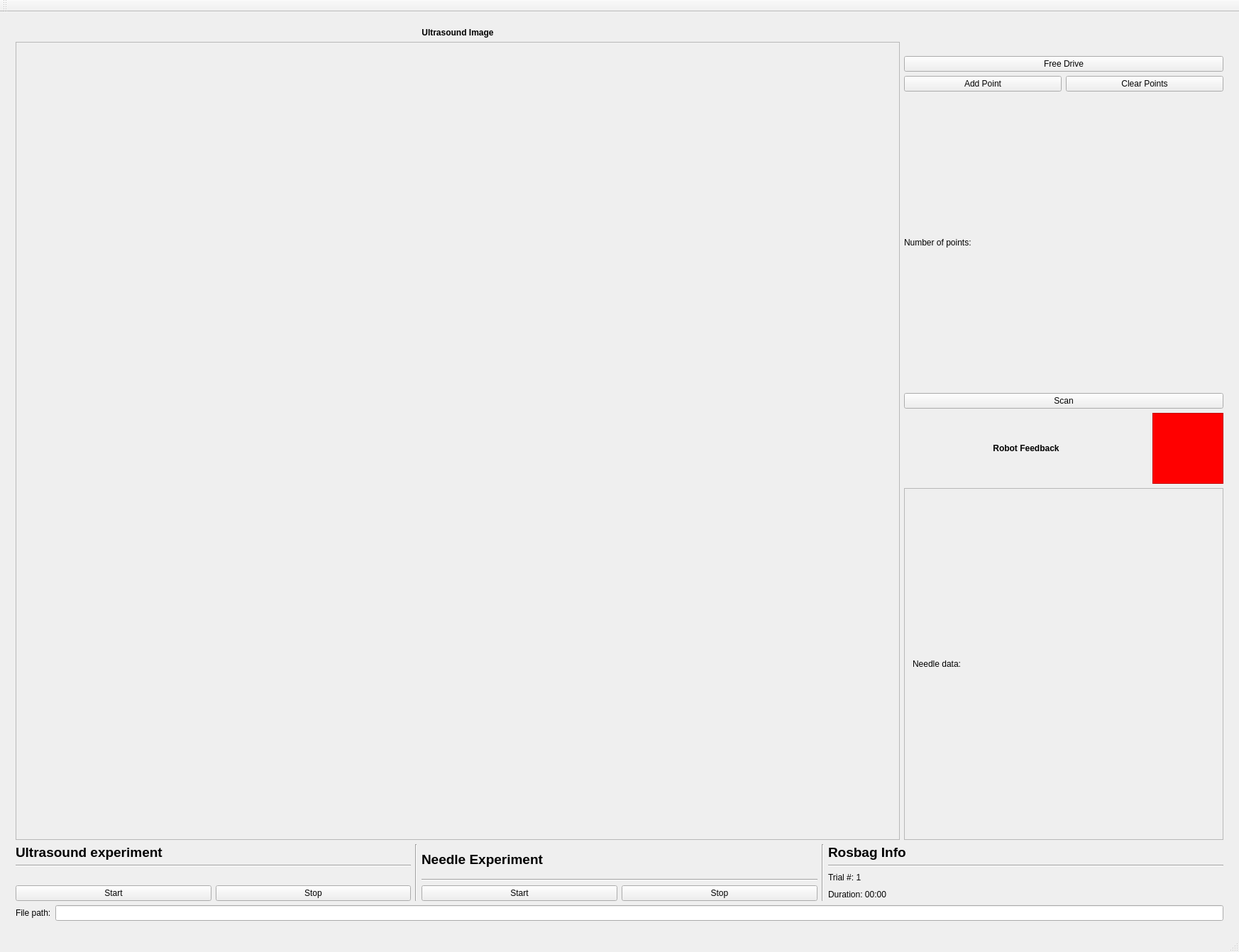
<?xml version="1.0" encoding="UTF-8"?>
<ui version="4.0">
 <class>PigLabGui</class>
 <widget class="QMainWindow" name="PigLabGui">
  <property name="geometry">
   <rect>
    <x>0</x>
    <y>0</y>
    <width>1746</width>
    <height>1342</height>
   </rect>
  </property>
  <property name="windowTitle">
   <string>PigLabGui</string>
  </property>
  <widget class="QWidget" name="centralWidget">
   <property name="sizePolicy">
    <sizepolicy hsizetype="Expanding" vsizetype="Expanding">
     <horstretch>0</horstretch>
     <verstretch>0</verstretch>
    </sizepolicy>
   </property>
   <layout class="QGridLayout" name="gridLayout">
    <item row="0" column="0">
     <widget class="QWidget" name="verticalWidget_7" native="true">
      <property name="sizePolicy">
       <sizepolicy hsizetype="Expanding" vsizetype="Expanding">
        <horstretch>0</horstretch>
        <verstretch>0</verstretch>
       </sizepolicy>
      </property>
      <layout class="QVBoxLayout" name="verticalLayout_11">
       <item>
        <layout class="QHBoxLayout" name="horizontalLayout_7">
         <item>
          <layout class="QVBoxLayout" name="verticalLayout_10">
           <item>
            <widget class="QLabel" name="label_10">
             <property name="sizePolicy">
              <sizepolicy hsizetype="Preferred" vsizetype="Minimum">
               <horstretch>0</horstretch>
               <verstretch>0</verstretch>
              </sizepolicy>
             </property>
             <property name="font">
              <font>
               <weight>75</weight>
               <bold>true</bold>
              </font>
             </property>
             <property name="text">
              <string>Ultrasound Image</string>
             </property>
             <property name="alignment">
              <set>Qt::AlignCenter</set>
             </property>
            </widget>
           </item>
           <item>
            <widget class="QFrame" name="ui_cvFrame">
             <property name="sizePolicy">
              <sizepolicy hsizetype="Expanding" vsizetype="Expanding">
               <horstretch>0</horstretch>
               <verstretch>0</verstretch>
              </sizepolicy>
             </property>
             <property name="minimumSize">
              <size>
               <width>640</width>
               <height>480</height>
              </size>
             </property>
             <property name="frameShape">
              <enum>QFrame::StyledPanel</enum>
             </property>
             <property name="frameShadow">
              <enum>QFrame::Raised</enum>
             </property>
            </widget>
           </item>
          </layout>
         </item>
         <item>
          <layout class="QVBoxLayout" name="verticalLayout_7">
           <property name="topMargin">
            <number>40</number>
           </property>
           <property name="bottomMargin">
            <number>0</number>
           </property>
           <item>
            <layout class="QVBoxLayout" name="verticalLayout_5">
             <item>
              <widget class="QPushButton" name="ui_freeDrive">
               <property name="minimumSize">
                <size>
                 <width>450</width>
                 <height>0</height>
                </size>
               </property>
               <property name="text">
                <string>Free Drive</string>
               </property>
              </widget>
             </item>
             <item>
              <layout class="QHBoxLayout" name="horizontalLayout_8">
               <item>
                <widget class="QPushButton" name="ui_addPoint">
                 <property name="text">
                  <string>Add Point</string>
                 </property>
                </widget>
               </item>
               <item>
                <widget class="QPushButton" name="ui_clearPoints">
                 <property name="text">
                  <string>Clear Points</string>
                 </property>
                </widget>
               </item>
              </layout>
             </item>
             <item>
              <widget class="QLabel" name="ui_nPoints">
               <property name="text">
                <string>Number of points:</string>
               </property>
              </widget>
             </item>
             <item>
              <widget class="QPushButton" name="scanButton">
               <property name="text">
                <string>Scan</string>
               </property>
              </widget>
             </item>
            </layout>
           </item>
           <item>
            <layout class="QGridLayout" name="gridLayout_2">
             <item row="0" column="0">
              <widget class="QLabel" name="label_5">
               <property name="sizePolicy">
                <sizepolicy hsizetype="Preferred" vsizetype="Minimum">
                 <horstretch>0</horstretch>
                 <verstretch>0</verstretch>
                </sizepolicy>
               </property>
               <property name="font">
                <font>
                 <weight>75</weight>
                 <bold>true</bold>
                </font>
               </property>
               <property name="text">
                <string>Robot Feedback</string>
               </property>
               <property name="alignment">
                <set>Qt::AlignCenter</set>
               </property>
              </widget>
             </item>
             <item row="0" column="1">
              <widget class="QFrame" name="ui_robotValid">
               <property name="sizePolicy">
                <sizepolicy hsizetype="Minimum" vsizetype="Minimum">
                 <horstretch>0</horstretch>
                 <verstretch>0</verstretch>
                </sizepolicy>
               </property>
               <property name="minimumSize">
                <size>
                 <width>100</width>
                 <height>100</height>
                </size>
               </property>
               <property name="maximumSize">
                <size>
                 <width>100</width>
                 <height>100</height>
                </size>
               </property>
               <property name="styleSheet">
                <string notr="true">background-color:red;</string>
               </property>
               <property name="frameShape">
                <enum>QFrame::StyledPanel</enum>
               </property>
               <property name="frameShadow">
                <enum>QFrame::Raised</enum>
               </property>
              </widget>
             </item>
            </layout>
           </item>
           <item>
            <widget class="QFrame" name="frame">
             <property name="frameShape">
              <enum>QFrame::StyledPanel</enum>
             </property>
             <property name="frameShadow">
              <enum>QFrame::Raised</enum>
             </property>
             <layout class="QVBoxLayout" name="verticalLayout_4">
              <item>
               <widget class="QLabel" name="needleData">
                <property name="maximumSize">
                 <size>
                  <width>16777215</width>
                  <height>100</height>
                 </size>
                </property>
                <property name="text">
                 <string>Needle data:</string>
                </property>
               </widget>
              </item>
             </layout>
            </widget>
           </item>
          </layout>
         </item>
        </layout>
       </item>
       <item>
        <layout class="QHBoxLayout" name="horizontalLayout">
         <item>
          <layout class="QVBoxLayout" name="verticalLayout_2">
           <item>
            <widget class="QLabel" name="label">
             <property name="sizePolicy">
              <sizepolicy hsizetype="Preferred" vsizetype="Minimum">
               <horstretch>0</horstretch>
               <verstretch>0</verstretch>
              </sizepolicy>
             </property>
             <property name="font">
              <font>
               <pointsize>14</pointsize>
               <weight>75</weight>
               <bold>true</bold>
              </font>
             </property>
             <property name="text">
              <string>Ultrasound experiment</string>
             </property>
             <property name="scaledContents">
              <bool>true</bool>
             </property>
            </widget>
           </item>
           <item>
            <widget class="Line" name="line">
             <property name="orientation">
              <enum>Qt::Horizontal</enum>
             </property>
            </widget>
           </item>
           <item>
            <widget class="QLabel" name="label_2">
             <property name="text">
              <string/>
             </property>
            </widget>
           </item>
           <item>
            <layout class="QHBoxLayout" name="horizontalLayout_3">
             <item>
              <widget class="QPushButton" name="ui_startUltrasound">
               <property name="text">
                <string>Start</string>
               </property>
              </widget>
             </item>
             <item>
              <widget class="QPushButton" name="ui_stopUltrasound">
               <property name="text">
                <string>Stop</string>
               </property>
              </widget>
             </item>
            </layout>
           </item>
          </layout>
         </item>
         <item>
          <widget class="Line" name="line_3">
           <property name="orientation">
            <enum>Qt::Vertical</enum>
           </property>
          </widget>
         </item>
         <item>
          <layout class="QVBoxLayout" name="verticalLayout_3">
           <item>
            <widget class="QLabel" name="label_3">
             <property name="font">
              <font>
               <pointsize>14</pointsize>
               <weight>75</weight>
               <bold>true</bold>
              </font>
             </property>
             <property name="text">
              <string>Needle Experiment</string>
             </property>
            </widget>
           </item>
           <item>
            <widget class="Line" name="line_2">
             <property name="orientation">
              <enum>Qt::Horizontal</enum>
             </property>
            </widget>
           </item>
           <item>
            <layout class="QHBoxLayout" name="horizontalLayout_4"/>
           </item>
           <item>
            <layout class="QHBoxLayout" name="horizontalLayout_5">
             <item>
              <widget class="QPushButton" name="ui_startBioimpedance">
               <property name="text">
                <string>Start</string>
               </property>
              </widget>
             </item>
             <item>
              <widget class="QPushButton" name="ui_stopBioimpedance">
               <property name="text">
                <string>Stop</string>
               </property>
              </widget>
             </item>
            </layout>
           </item>
          </layout>
         </item>
         <item>
          <widget class="Line" name="line_4">
           <property name="orientation">
            <enum>Qt::Vertical</enum>
           </property>
          </widget>
         </item>
         <item>
          <layout class="QVBoxLayout" name="verticalLayout_8">
           <item>
            <widget class="QLabel" name="label_4">
             <property name="font">
              <font>
               <pointsize>14</pointsize>
               <weight>75</weight>
               <bold>true</bold>
              </font>
             </property>
             <property name="text">
              <string>Rosbag Info</string>
             </property>
            </widget>
           </item>
           <item>
            <widget class="Line" name="line_5">
             <property name="orientation">
              <enum>Qt::Horizontal</enum>
             </property>
            </widget>
           </item>
           <item>
            <widget class="QLabel" name="ui_trialNo">
             <property name="text">
              <string>Trial #: 1</string>
             </property>
            </widget>
           </item>
           <item>
            <widget class="QLabel" name="ui_duration">
             <property name="text">
              <string>Duration: 00:00</string>
             </property>
            </widget>
           </item>
          </layout>
         </item>
        </layout>
       </item>
       <item>
        <layout class="QHBoxLayout" name="horizontalLayout_6">
         <item>
          <widget class="QLabel" name="label_6">
           <property name="text">
            <string>File path:</string>
           </property>
          </widget>
         </item>
         <item>
          <widget class="QLineEdit" name="ui_filePath"/>
         </item>
        </layout>
       </item>
      </layout>
     </widget>
    </item>
   </layout>
  </widget>
  <widget class="QMenuBar" name="menuBar">
   <property name="geometry">
    <rect>
     <x>0</x>
     <y>0</y>
     <width>1746</width>
     <height>39</height>
    </rect>
   </property>
  </widget>
  <widget class="QToolBar" name="mainToolBar">
   <attribute name="toolBarArea">
    <enum>TopToolBarArea</enum>
   </attribute>
   <attribute name="toolBarBreak">
    <bool>false</bool>
   </attribute>
  </widget>
  <widget class="QStatusBar" name="statusBar"/>
 </widget>
 <layoutdefault spacing="6" margin="11"/>
 <resources/>
 <connections/>
</ui>
